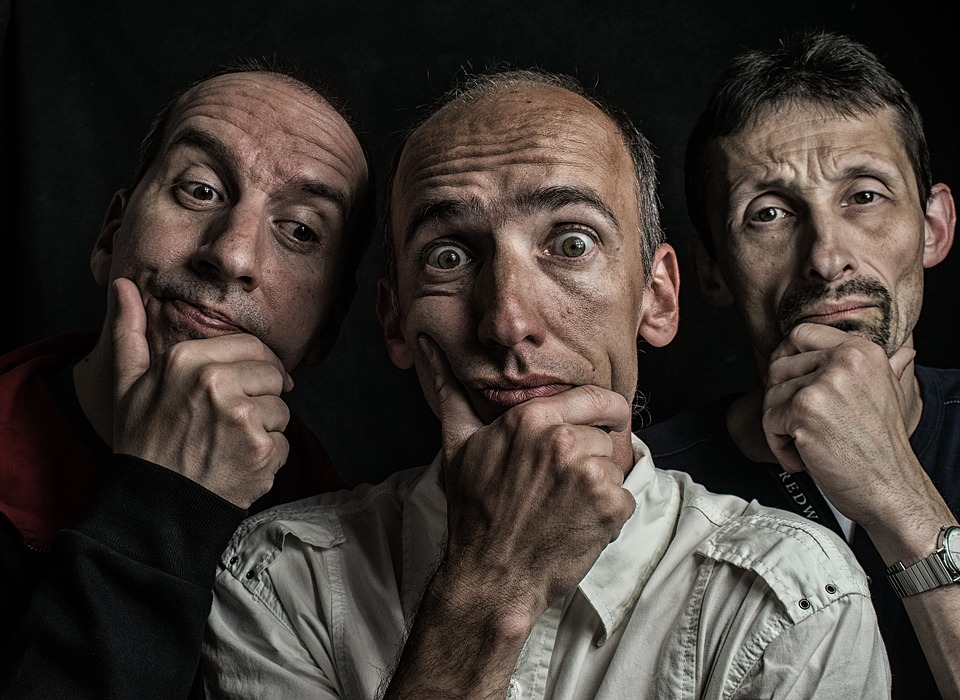
#> input picture face_detection.jpg, 960 x 700 px
$ python face_detection_HAAR.py
#> lines starting #> are read from the running program, lines starting #| are printed output that depends on the picture
"""    Face Detection using HAAR feature-based cascade classifiers    """

# Import required packages:
import cv2
import numpy as np
from matplotlib import pyplot as plt

# Load cascade classifiers:
cascade=cv2.CascadeClassifier("haarcascade_frontalface_alt2.xml")
cascade1=cv2.CascadeClassifier("haarcascade_frontalface_default.xml")

# Load image and convert to grayscale:
img=cv2.imread("face_detection.jpg")
#> img is the input picture: shape (700, 960, 3); mean B, G, R 52.2, 57.4, 65.3
imgGray=cv2.cvtColor(img, cv2.COLOR_BGR2GRAY)
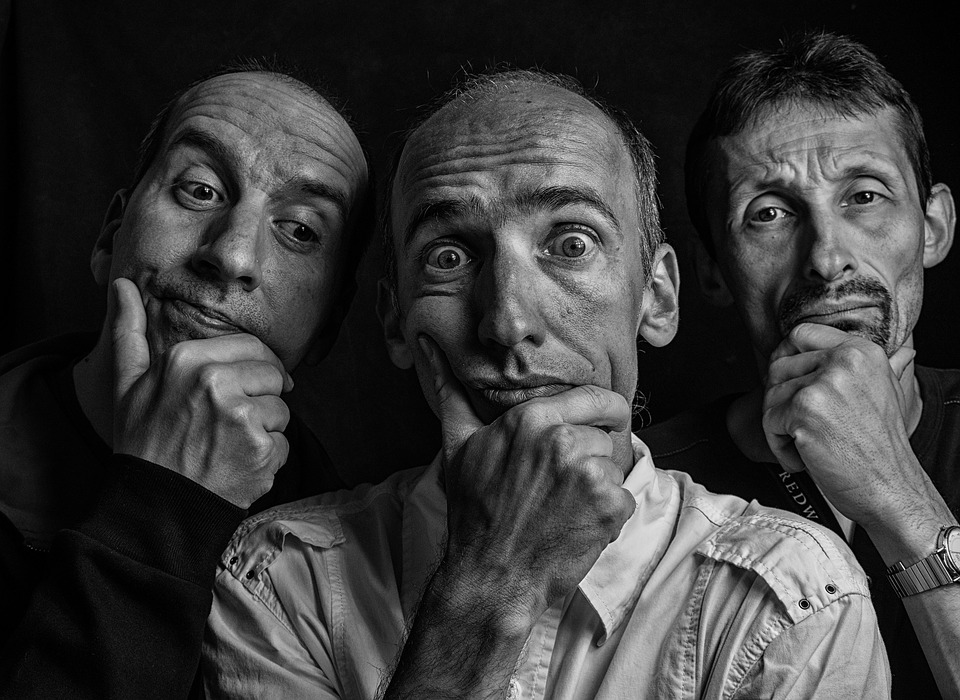
#> imgGray: shape (700, 960); min 0, max 255, mean 59.1

# Detect faces:
faces_alt2=cascade.detectMultiScale(imgGray)
#> faces_alt2 = [[695, 104, 256, 256], [332, 93, 364, 364]]
faces_default=cascade1.detectMultiScale(imgGray)
#> faces_default = [[894, 573, 52, 52], [697, 107, 248, 248], [88, 75, 316, 316], [321, 84, 385, 385]]

retval,face_haar_alt2=cv2.face.getFacesHAAR(img,"haarcascade_frontalface_alt2.xml")
#> retval = True; face_haar_alt2 = [[693, 105, 258, 258], [330, 101, 358, 358], [103, 64, 298, 298]]
face_haar_alt2=np.squeeze(face_haar_alt2)

retval,face_haar_default=cv2.face.getFacesHAAR(img,"haarcascade_frontalface_default.xml")
#> face_haar_default = [[520, 634, 44, 44], [298, 524, 61, 61], [891, 570, 59, 59], [475, 544, 71, 71], [233, 363, 88, 88], [698, 108, 245, 245], [88, 72, 315, 315], [328, 92, 369, 369]]
face_haar_default=np.squeeze(face_haar_default)

#cv2.imshow("Output", img)
#cv2.waitKey(0)
def detect_face(img,faces):
    """Draws a rectangle over each detected face"""
    for (x,y,w,h) in faces:
        cv2.rectangle(img, (x,y), (x+w,y+h), (0,255,0),3)
    return img

def show_image_with_matplotlib(color_image,title,pos):
    """Shows an image using matplotlib capabilities"""
    img_RGB=color_image[:,:,::-1]

    ax=plt.subplot(2,2,pos)
    plt.imshow(img_RGB)
    plt.title(title)
    plt.axis('off')

# Draw face detections:
img_faces_alt2=detect_face(img.copy(),faces_alt2)
#> the loop in detect_face, `for (x,y,w,h) in faces:` made 2 passes
#> after the loop in detect_face, `for (x,y,w,h) in faces:`:
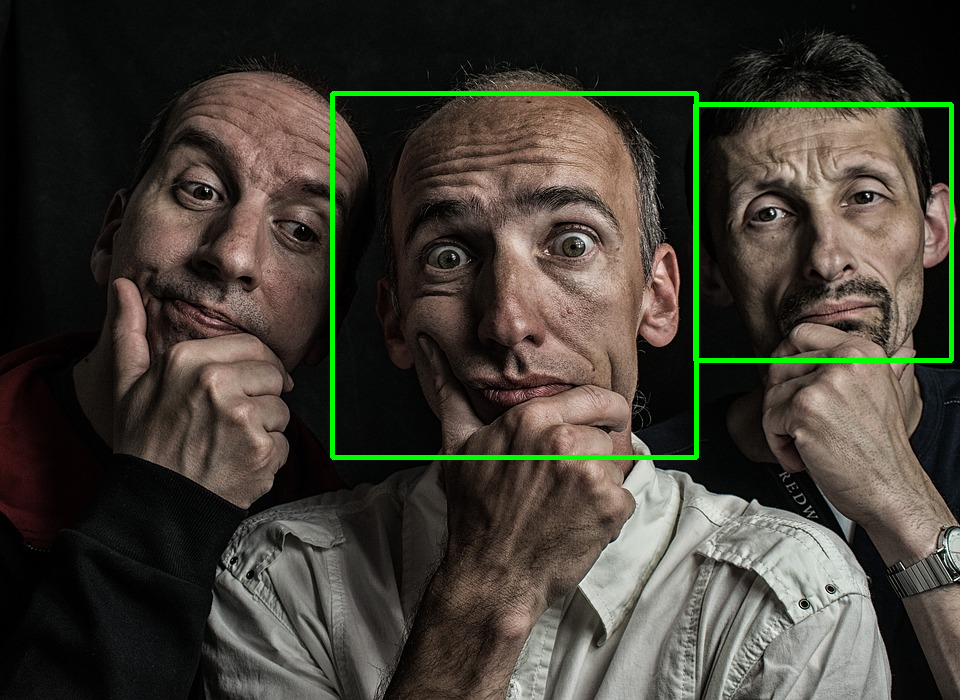
#> img: shape (700, 960, 3); mean of channels 0, 1, 2 51.7, 61.2, 64.6; drawn as B, G, R
img_faces_default=detect_face(img.copy(),faces_default)
#> the loop in detect_face (call 2), `for (x,y,w,h) in faces:` made 4 passes
#> after the loop in detect_face (call 2), `for (x,y,w,h) in faces:`:
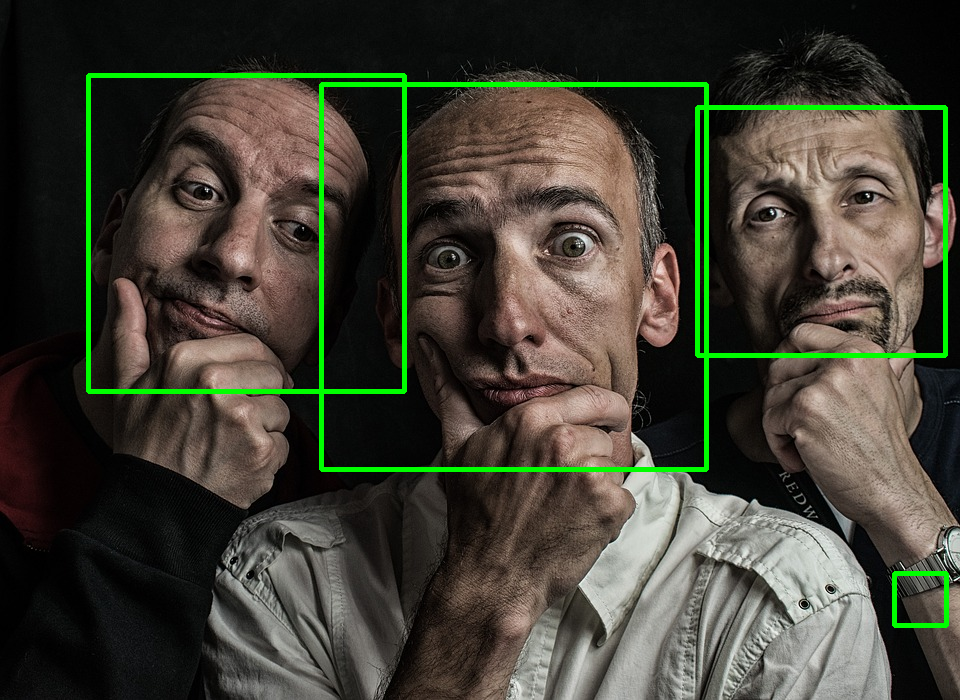
#> img: shape (700, 960, 3); mean of channels 0, 1, 2 51.3, 64, 64.1; drawn as B, G, R

img_face_haar_alt2=detect_face(img.copy(),face_haar_alt2)
#> the loop in detect_face (call 3), `for (x,y,w,h) in faces:` made 3 passes
#> after the loop in detect_face (call 3), `for (x,y,w,h) in faces:`:
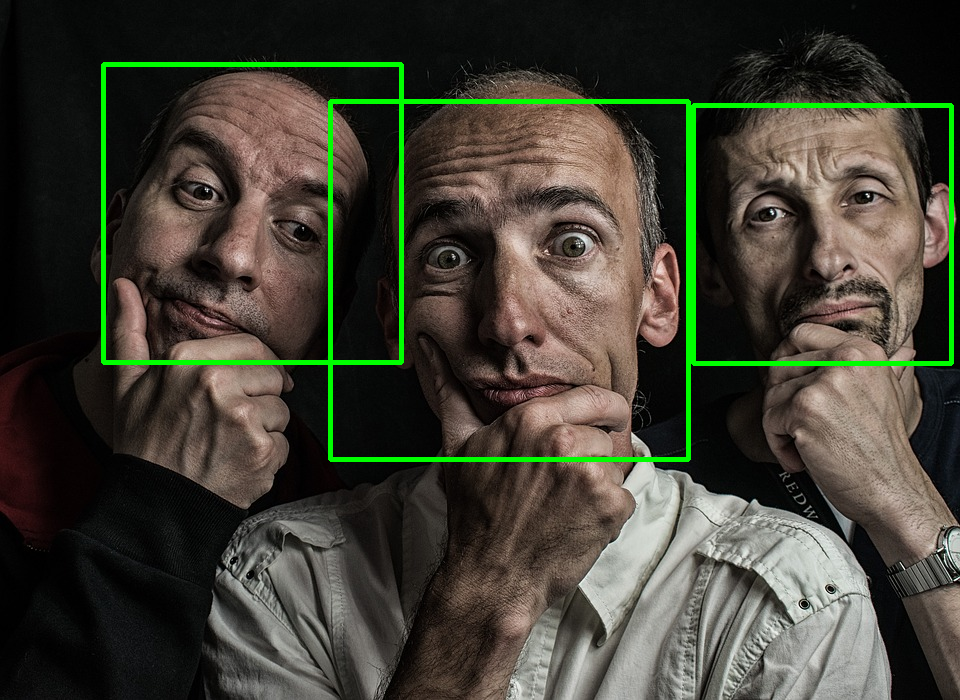
#> img: shape (700, 960, 3); mean of channels 0, 1, 2 51.4, 63.5, 64.3; drawn as B, G, R
face_haar_default=detect_face(img.copy(),face_haar_default)
#> the loop in detect_face (call 4), `for (x,y,w,h) in faces:` made 8 passes
#> after the loop in detect_face (call 4), `for (x,y,w,h) in faces:`:
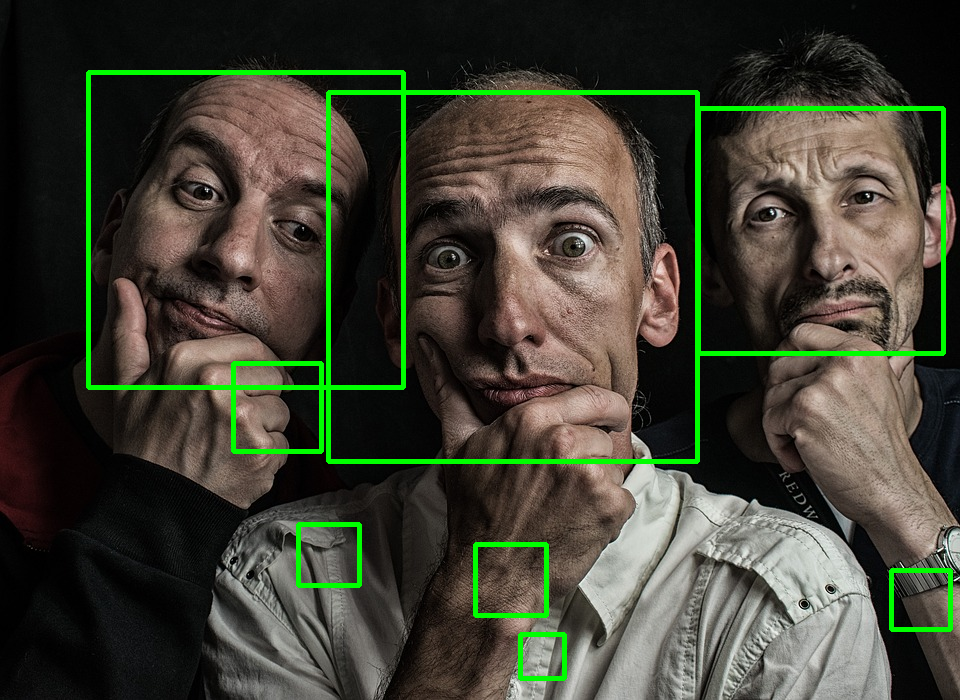
#> img: shape (700, 960, 3); mean of channels 0, 1, 2 50.8, 65, 63.5; drawn as B, G, R

# Create the dimensions of the figure and set title:
fig=plt.figure(figsize=(10,8))
plt.suptitle("Face detection using haar feature-based cascade classifiers",fontsize=14,fontweight='bold')
fig.patch.set_facecolor('silver')

# Plot the images:
show_image_with_matplotlib(img_faces_alt2,"detectMultiScale(frontalface_alt2): "+str(len(faces_alt2)),1)
show_image_with_matplotlib(img_faces_default,"detectMultiScale(frontalface_default):"+str(len(faces_default)),2)
show_image_with_matplotlib(img_face_haar_alt2,"getFacesHAAR(frontalface_alt2): "+str(len(face_haar_alt2)),3)
show_image_with_matplotlib(face_haar_default,"getFacesHAAR(frontalface_default): "+str(len(face_haar_default)),4)

# Show the Figure:
plt.show()
